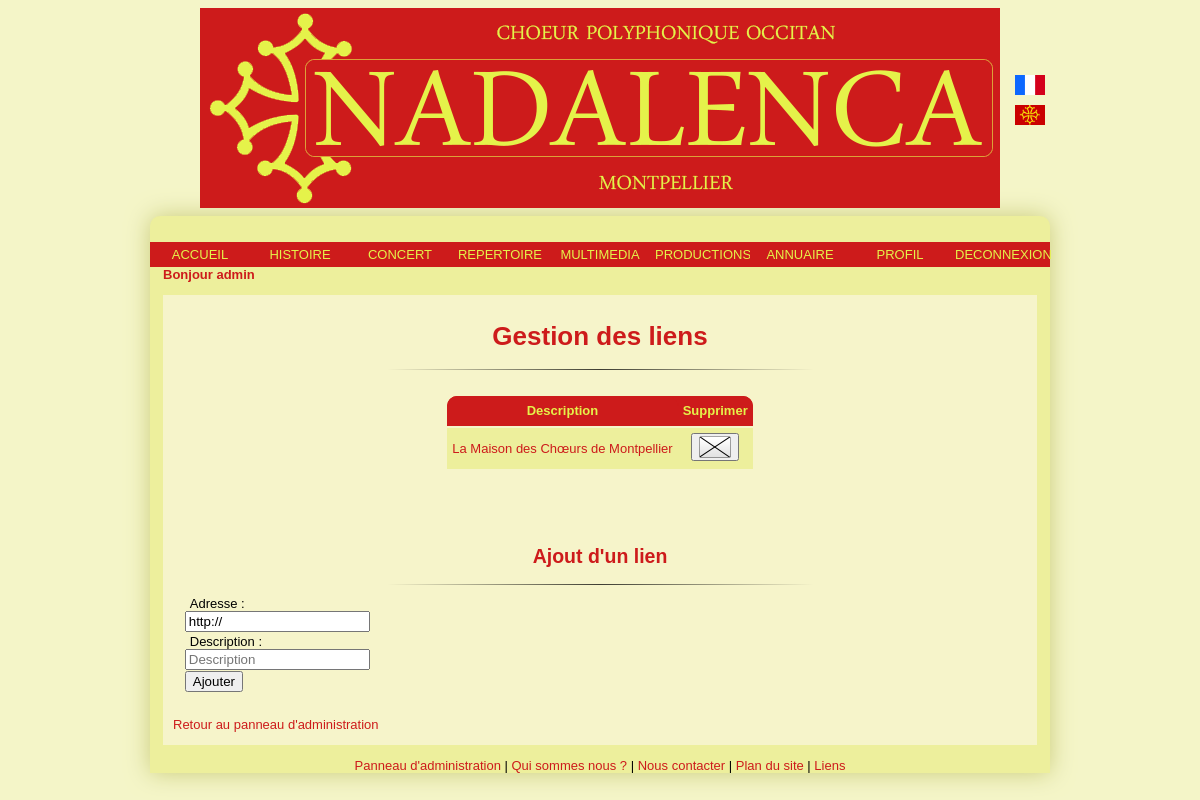
The page /Controleur/controlLiensAdmin.php (signed in) on the database its author committed.
### tables this page shows
CREATE TABLE IF NOT EXISTS `utilisateur` (
  `id` int(11) NOT NULL AUTO_INCREMENT,
  `nom` varchar(255) NOT NULL,
  `prenom` varchar(255) NOT NULL,
  `email` varchar(255) NOT NULL,
  `mdp` varchar(255) NOT NULL,
  `statut` varchar(255) NOT NULL,
  `admin` tinyint(1) NOT NULL,
  `adresseP` varchar(255) NOT NULL,
  `codeP` varchar(255) NOT NULL,
  `ville` varchar(255) NOT NULL,
  `numtelF` varchar(14) NOT NULL,
  `numtelM` varchar(14) NOT NULL,
  `voix` varchar(255) NOT NULL,
  PRIMARY KEY (`id`),
  UNIQUE KEY `id` (`id`)
);

CREATE TABLE IF NOT EXISTS `lien` (
  `id` int(11) NOT NULL AUTO_INCREMENT,
  `lien` text NOT NULL,
  `description` text NOT NULL,
  PRIMARY KEY (`id`),
  UNIQUE KEY `id` (`id`)
);

### Modele/Utilisateur.php (called while the page is built, shortened)
<?php
class Utilisateur
{
	private $prenom;
	public function getPrenom()
	{
		return $this->prenom;
	}
	public function __construct ($id, $nom, $prenom, $email, $mdp, $statut, $admin, $adresseP, $codeP, $ville, $numtelF, $numtelM, $voix)
	{
		$this->prenom = $prenom;
	}
	public static function getUtilisateurByEmail($email)
	{
		$req = "SELECT * FROM utilisateur WHERE email='$email'";
		$res = mysql_query($req) or die ("Erreur insertion : Classe Utilisateur / Fonction getUtilisateurByEmail ");
		$tuple = mysql_fetch_array($res);
		return new Utilisateur($tuple['id'], $tuple['nom'], $tuple['prenom'], $email, $tuple['mdp'], $tuple['statut'], $tuple['admin'], $tuple['adresseP'], $tuple['codeP'], $tuple['ville'], $tuple['numtelF'], $tuple['numtelM'], $tuple['voix']);
	}
}
?>

### Vue/viewLiensAdmin.php (the view)
<h1>Gestion des liens</h1>
<hr />
<table border = "1">
		<tr>
		<th>Description</th>
		<th>Supprimer</th>
<?php
	while ($tuple = mysql_fetch_array($res))
	{
		$i = $tuple['id'];
		echo "<tr><td><a href=";
		echo $tuple['lien'] . ">" .  $tuple['description']. "</a></td>";
		echo "<td><button type=" . " \"button\" " . "onclick= \"verif($i)\" " . "><img src='../Images/remove.png'  alt='Image Suppression Lien'/>
        </button></td></tr>";
	}
	?>
	</table><br/>
<h2>Ajout d'un lien</h2>
<hr />
<form method="POST" action="./controlAddLiens.php">
	<fieldset>
			<label>Adresse : </label><input type="url" name="lien" value="http://" required><br />
			<label>Description : </label><input type="text" name="description" placeholder="Description" required><br />
			<input type="submit" value="Ajouter">	<br />
	</fieldset>
</form>
<br />
<a href="../Controleur/controlAdministrateur.php">Retour au panneau d'administration</a>

### Controleur/menu.php (shortened to what this page needs)
	<body>
	<div id="page">
		<div id="banniere">
			<img src="../Images/banniere_nada.png" alt="banniere" title="Association Polyphonique Nadalenca de Montpellier"/>
			<ul id="drapeau">
				<li><a href="./controlAccueil.php?lang=fr"><img src="../Images/DrapFR.png" title="Site de l'Association Nadalenca en français" alt="drapeau_fr"/></a></li>
				<li><a href="./controlAccueil.php?lang=occ"><img src="../Images/DrapOC.png" title="Site de l'Association Nadalenca en occitan" alt="occitan_fr"/></a></li>
			</ul>
		</div>
		<div id="corps">
<?php
	include("../Modele/Utilisateur.php");
	if(isset($_SESSION['login']))
	{
		$email = $_SESSION['login'];
		$profil = Utilisateur::getUtilisateurByEmail($email);
		?>
				<ul id="menu_mem">
					<li><a href="./controlAccueil.php?lang=<?php echo $_SESSION['langue']; ?>">ACCUEIL</a></li>
					<li><a href="./controlHistoire.php?lang=<?php echo $_SESSION['langue']; ?>">HISTOIRE</a></li>
					<li><a href="./controlConcert.php">CONCERT</a>
						</li>
					<li><a href="./controlRepertoireHistoire.php?lang=<?php echo $_SESSION['langue']; ?>">REPERTOIRE</a></li>
					<li><a>MULTIMEDIA</a>
						</li>
					<li><a href="./controlProduction.php">PRODUCTIONS</a></li>
					<li><a href="./controlAnnuaire.php">ANNUAIRE</a></li>
					<li><a href="./controlProfil.php">PROFIL</a></li>
					<li><a href="./deconnexion.php">DECONNEXION</a></li>
				</ul>
				<h4>Bonjour <?php echo ($profil->getPrenom());?></h4>
			<div id="contenu">
<?php
}
?>

### style.css (style rules this page uses)
html { text-align: justify; font-family: sans-serif; font-size: small; background-color: #f4f5c8; }
#drapeau { list-style-type: none; margin-left: 63em; margin-top: -11em; background-attachment:fixed; }
#drapeau li { padding-top: 10px; }
#drapeau img { width: 30px; height: 20px; }
#page { width: 900px; height: 100%; margin: auto; }
#banniere { width: 100%; height: 100%; text-align: center; }
img { display: block; margin: 0; margin-right: auto; margin-left: auto; }
#menu_mem { width: 100%; list-style-type: none; margin: 0; margin-top: -3em; padding: 0; text-align: center; }
#menu_mem li { float: left; width: 100px; }
#menu_mem li a { display:block; color:#e5f24a; background-color:#cd1b1b; margin:0; padding:5px 5px; border:0; text-decoration:none; }
#menu_mem li a:link, #menu_mem li a:visited { display:block; color:#e5f24a; background-color:#cd1b1b; margin:0; padding:5px 5px; border:0; text-decoration:none; }
#corps { width:100%; height:100%; margin-top:7em; border-radius: 10px 10px 0 0; background-color:#edef9c; box-shadow:0px 0px 23px #cacc7b; padding-top:5em; }
#contenu { background-color: #f6f4ca; margin-right: 1em; margin-left: 1em; padding-left: 10px; padding-right: 10px; padding-bottom: 1em; }
h1 { text-align: center; margin-top: 2em; padding-top: 1em; color: #cd1b1b; }
h2 { text-align: center; color: #cd1b1b; margin-top: 2em; padding-top: 1em; }
h4 { margin: 0; margin-left: 1em; margin-bottom:-4em; color: #cd1b1b; }
hr { width: 50%; border: 0; height: 1px; background-image: -webkit-linear-gradient(left, rgba(0,0,0,0), rgba(0,0,0,0.75), rgba(0,0,0,0)); background-image: -moz-linear-gradient(left, rgba(0,0,0,0), rgba(0,0,0,0.75), rgba(0,0,0,0)); background-image: -ms-linear-gradient(left, rgba(0,0,0,0), rgba(0,0,0,0.75), rgba(0,0,0,0)); background-image: -o-linear-gradient(left, rgba(0,0,0,0), rgba(0,0,0,0.75), rgba(0,0,0,0)); }
fieldset { border: 0; }
label, input { display: block; }
input { margin-bottom: -1em; }
label { padding-left: 5px; }
a:link, a:visited { text-decoration: none; color: #cd1b1b; }
table { vertical-align: middle; margin: auto; margin-top:2em; padding : auto; background-color: #cd1b1b; border:none; border-collapse:collapse; border-radius: 10px 10px 0 0; }
td, th { padding: 5px; border:none; border-collapse:collapse; color: #333; text-align: center; }
th { line-height: 20px; background-color:#cd1b1b; color: #e5f24a; border-radius: 10px 10px 0 0; }
td { line-height: 20px; border-bottom: 2px solid #f6f4ca; border-top: 2px solid #f6f4ca; background-color:#edef9c; color: #cd1b1b; }
h4 { margin: 0; margin-left: 1em; margin-bottom:-3em; color: #cd1b1b; }

### rows shown on the page
utilisateur: prenom "admin"
lien: description "La Maison des Chœurs de Montpellier"
